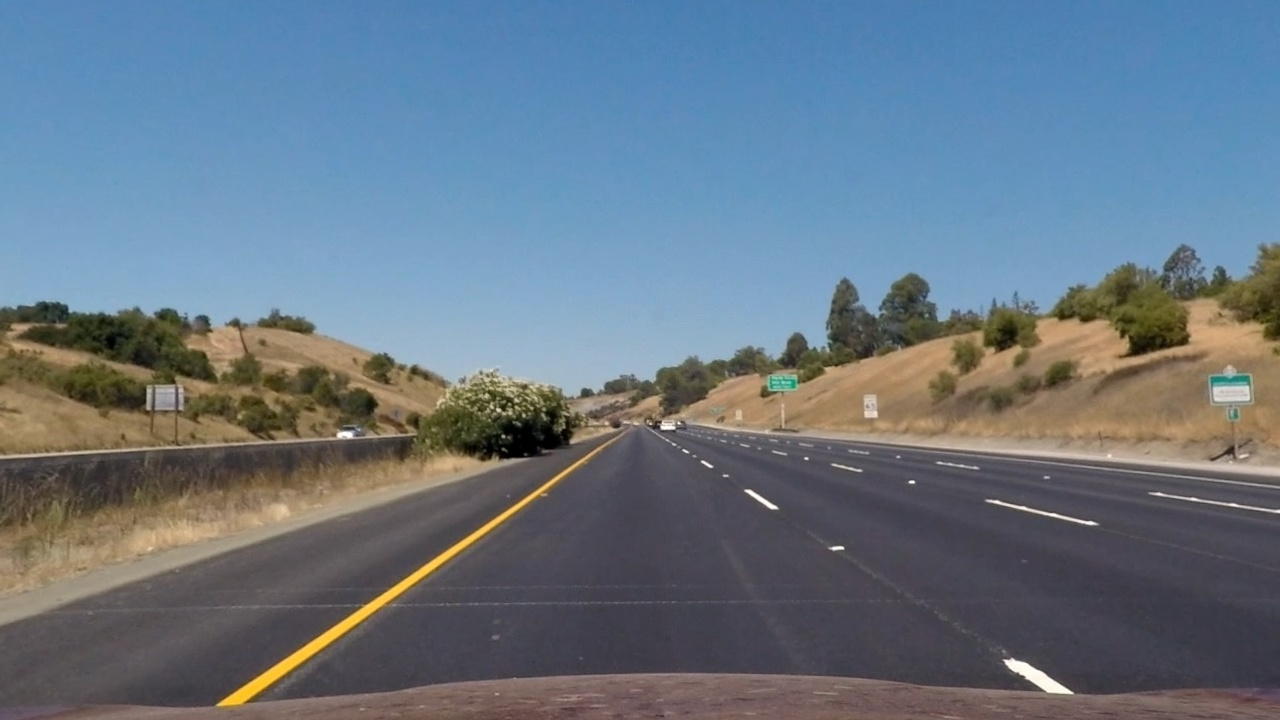
#> input picture AdvancedLineLines-P4/output_images/straight_lines1_1_undistort.jpg, 1280 x 720 px
$ python create_plot_from_jpg.py
#> lines starting #> are read from the running program, lines starting #| are printed output that depends on the picture
import sys
import matplotlib.pyplot as plt
import matplotlib.image as mpimg

def create_double_plot(file1,file2, desc1, desc2,out):
#> called with desc1 = 'undistorted image', desc2 = 'binary thresholded'
    fig = plt.figure(dpi=250)

    a=fig.add_subplot(1,2,1)
    img1 = mpimg.imread(file1)
#> img1 is the input picture: shape (720, 1280, 3); mean R, G, B 103.6, 118.3, 131.6
    imgplot = plt.imshow(img1)
    a.set_title(desc1)
    plt.axis('off')

    img2 = mpimg.imread(file2)
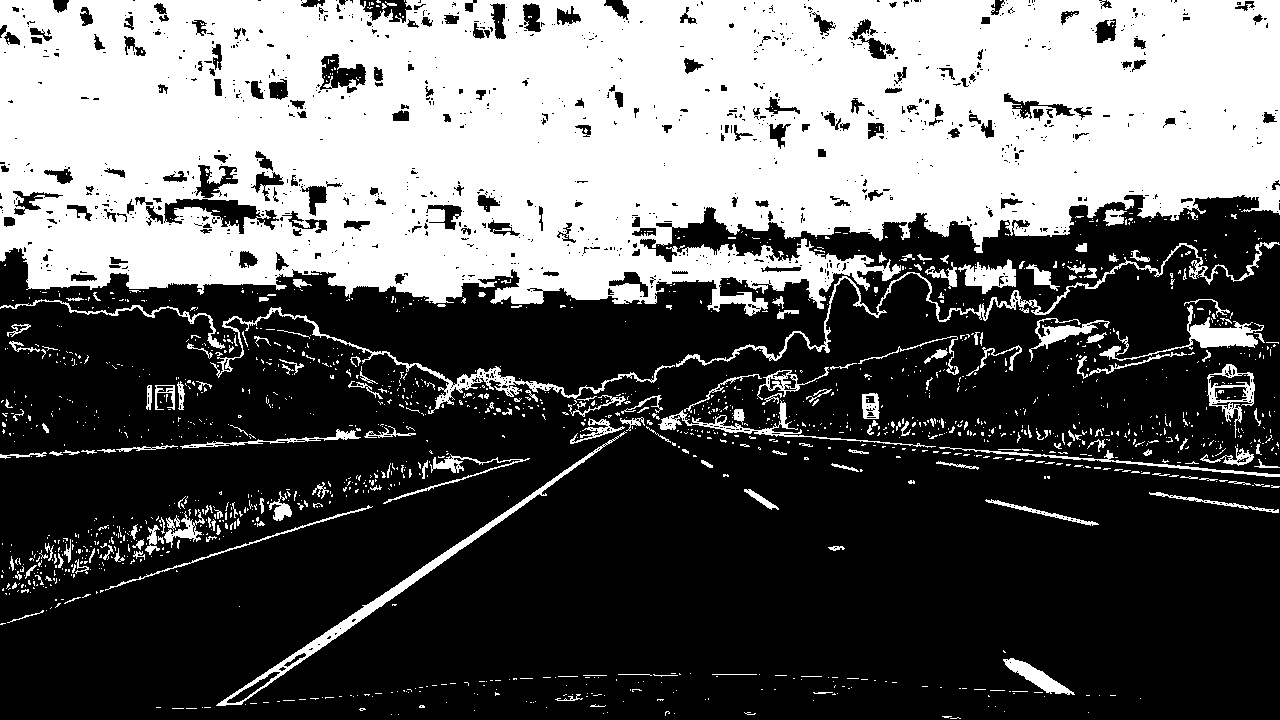
#> input picture AdvancedLineLines-P4/output_images/straight_lines1_3_binary.jpg, 1280 x 720 px
#> img2 is the input picture: shape (720, 1280); min 0, max 255, mean 96.8
    a=fig.add_subplot(1,2,2)
    imgplot = plt.imshow(img2,cmap='gray')
    a.set_title(desc2)

    plt.axis('off')
    plt.savefig(out, bbox_inches='tight')
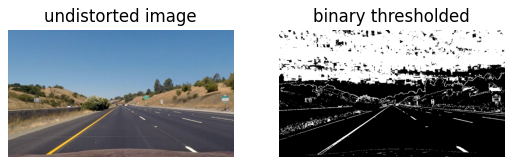
#> figure drawn by matplotlib, 2 panels

create_double_plot('./output_images/straight_lines1_1_undistort.jpg',
                   './output_images/straight_lines1_3_binary.jpg',
                   'undistorted image',
                   'binary thresholded',
                   './output_images/straight_lines1_binary_double.png')

create_double_plot('./output_images/test5_1_undistort.jpg',
                   './output_images/test5_3_binary.jpg',
                   'undistorted image',
                   'binary thresholded',
                   './output_images/test5_binary_double.png')
#> (the run stopped early here; a loop or call above may not have finished)
